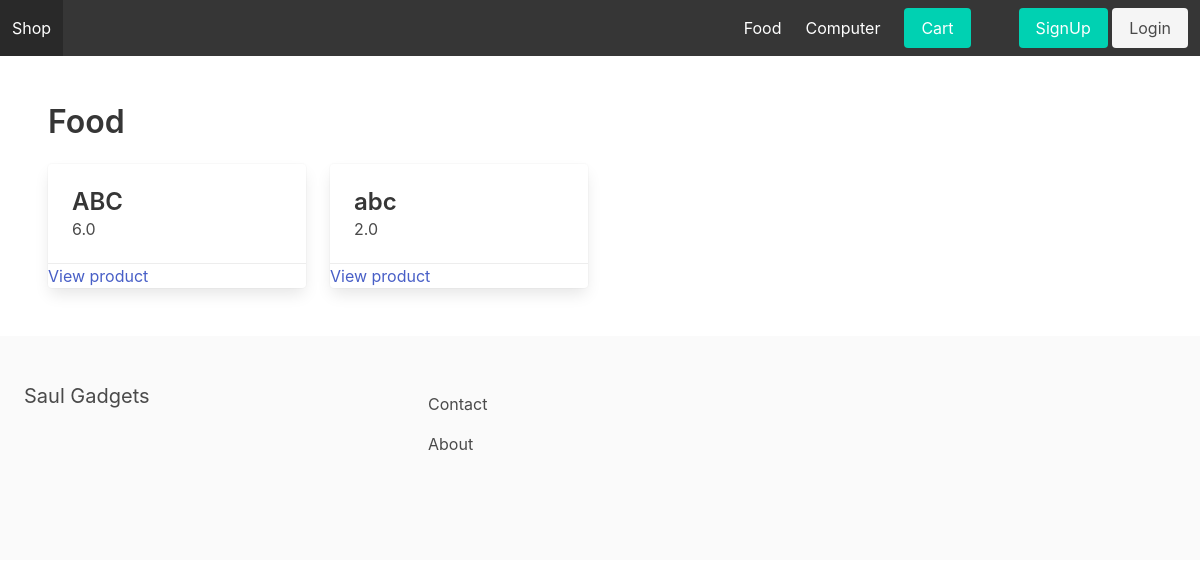
Screenshot of /food/ with the database file from the repository.
### apps/store/models.py (models this page shows, shortened)
class Category(models.Model):
    title = models.CharField(max_length=255)
    slug = models.SlugField(max_length=255)
    ordering = models.IntegerField(default=0)
    class Meta:
        verbose_name_plural = 'Categories'
        ordering = ('ordering',)

class Product(models.Model):
      category = models.ForeignKey(Category, related_name='products', on_delete=models.CASCADE)
      title = models.CharField(max_length=255)
      slug = models.SlugField(max_length=255)
      description = models.TextField(blank=True, null=True)
      price = models.FloatField()
      id = models.AutoField(primary_key=True)
      image = models.ImageField(upload_to='product_images/', blank=True, null=True)

### apps/store/views.py (the view)
# urls.py: path('<slug:slug>/', category_detail, name='category_detail'),
def category_detail(request, slug):
    category = get_object_or_404(Category, slug=slug)
    products = category.products.all()
    context = {
        'category': category,
        'products': products
    }
    return render(request, 'category_detail.html', context)

### apps/store/context_processor.py (called while the page is built)
def menu_categories(request):
    categories = Category.objects.all()
    return {'menu_categories': categories}

### apps/store/templates/category_detail.html (shortened to what this page needs)
{% extends 'base.html' %}
{% block content %}
    <h1 class="title">{{ category.title }}</h1>
    <div class = "columns is-multiline" >
        {% for product in products %}
            <div class="column is-3">
               <div class="card">
                  <div class="card-content">
                       <div class="media">
                          <div class="media-content">
                             <p class="title is-4">{{ product.title }}</p>
                             <p class="subtitle is-6">{{ product.price }}</p>
                          </div>
                       </div>
                  </div>
                         <footer class="card-footer">
                            <a href="{% url 'product_detail' category.slug product.slug %}" class="cart-footer-item">View product</a>
                         </footer>
               </div>
            </div>
        {% endfor %}
    </div>
{% endblock %}

### apps/core/templates/base.html (shortened to what this page needs)
<html>
	<head>
		<link rel="stylesheet" href="https://cdn.jsdelivr.net/npm/bulma@0.9.0/css/bulma.min.css">
	</head>
	<body>
		<nav class="navbar is-dark">
			<div class="navbar-brand">
				<a class="navbar-item" href="/">Shop</a>
			</div>
			<div id="main-navbar" class="navbar-menu">
				<div class="navbar-end">
					{% for category in menu_categories %}
					    <a href="{% url 'category_detail' category.slug %}" class="navbar-item">{{ category.title }}</a>
					{% endfor %}
					<div class="navbar-item">
						<a href="{% url 'cart' %}" class="button is-primary">Cart</a>
					</div>
					<div class="navbar-item">
					</div>
					{% if request.user.is_authenticated %}
						<div class="navbar-item">
							<form action="{% url 'logout' %}" method="post" class="button is-danger">
    							{% csrf_token %}
								<button type="submit" class="button is-danger">Logout</button>
							</form>
						</div>
					{% else %}
						<div class="navbar-item">
								<a href="{% url 'signup' %}" class="button is-primary">SignUp</a>&nbsp
								<a href="{% url 'login' %}" class="button is-light">Login</a>
						</div>
					{% endif %}
				</div>
			</div>
        </nav>
		<section class="section">
			{% block content %}
            {% endblock %}
		</section>
		<footer class="footer">
			<div class="columns">
				<div class="column is-4">
					<h2 class="subtitle">Saul Gadgets</h2>
				</div>
				<div class="column is-8">
					<a href="{% url 'contact' %}" class="navbar-item">Contact</a>
					<a href="{% url 'about' %}" class="navbar-item">About</a>
				</div>
			</div>
		</footer>
	</body>
</html>

### rows the page displays
Category: title "Food"
Category: title "Computer"
Product: title "ABC", price "6.0"
Product: title "abc", price "2.0"
